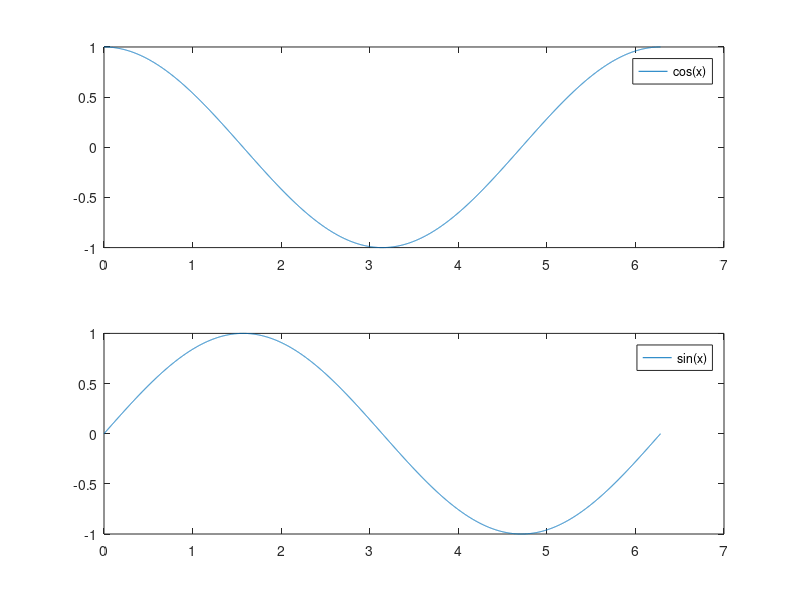

Here is the MATLAB script that generated this plot:
clear all;
close all;
clc 
x=[0:0.001:2*pi];
y = sin(x);
 z=cos(x);

subplot(2,1,1)
plot(x, z);
legend( 'cos(x)');
hold on
subplot(2,1,2)
plot(x, y);
legend('sin(x)');
